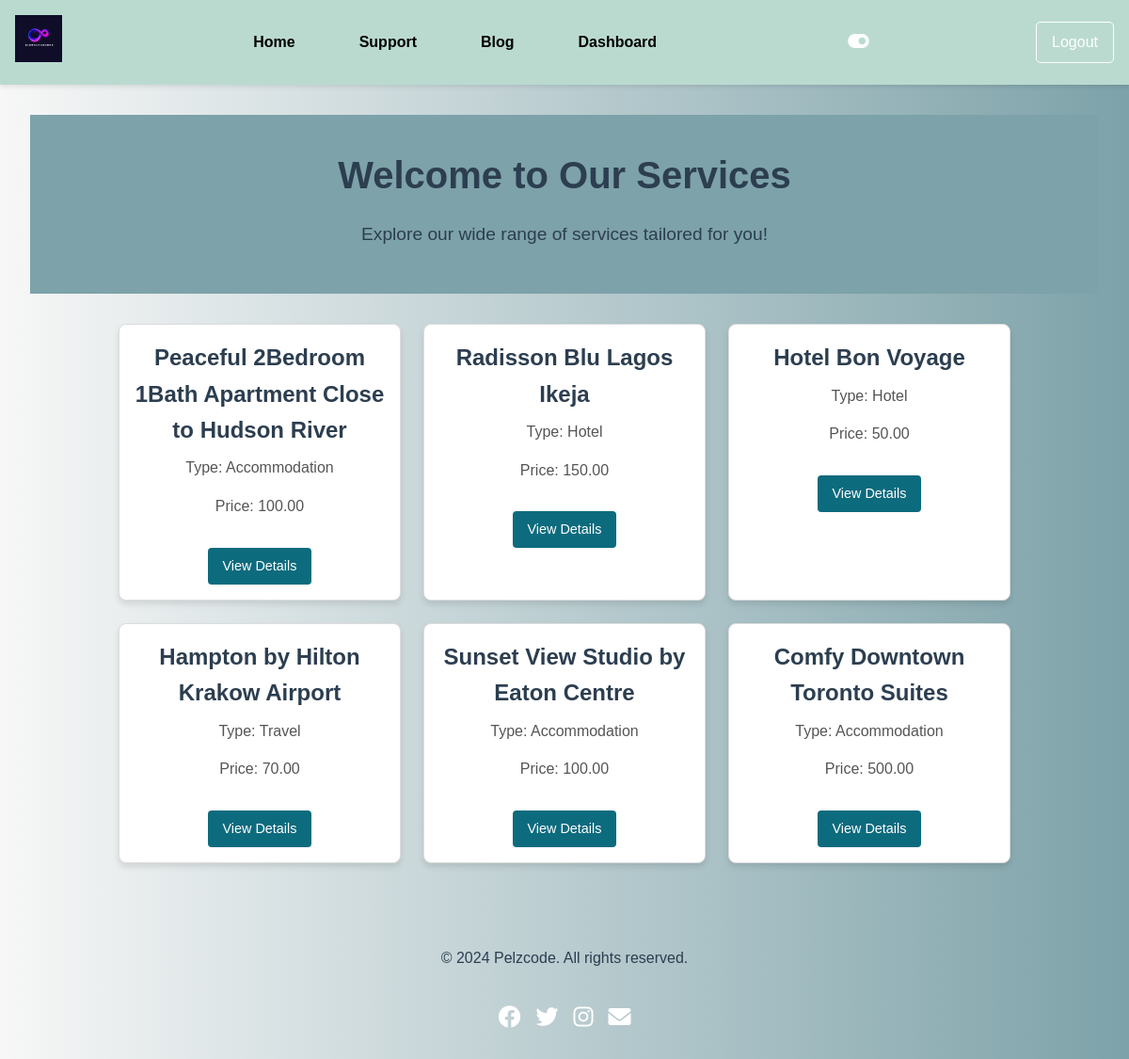
The app's page / (signed in) with its own data.
### book/models.py (models this page shows, shortened)
class Service(models.Model):
    SERVICE_TYPES = [
        ('Hotel', 'Hotel'),
        ('Accommodation', 'Accommodation'),
        ('Event', 'Event'),
        ('Travel', 'Travel'),
    ]
    name = models.CharField(max_length=100)
    service_type = models.CharField(choices=SERVICE_TYPES, max_length=50)
    description = models.TextField()
    location = models.CharField(max_length=200)
    price_per_unit = models.DecimalField(max_digits=10, decimal_places=2)
    availability = models.BooleanField(default=True)
    image = models.ImageField(upload_to='services/', blank=True, null=True)

### book/views.py (the view)
# urls.py: path('', views.home, name='home'),
@login_required
def home(request):
    services = Service.objects.all()
    return render(request, 'book/home.html', {'services': services})

### book/templates/book/home.html (shortened to what this page needs)
{% extends 'book/base.html' %}
{% block content %}
<div class="hero-section">
    <h1>Welcome to Our Services</h1>
    <p>Explore our wide range of services tailored for you!</p>
</div>
<div class="services-list">
    {% for service in services %}
    <div class="service-item">
        <h2>{{ service.name }}</h2>
        <p>Type: {{ service.service_type }}</p>
        <p>Price: {{ service.price_per_unit }}</p>
        <a href="{% url 'service_details' service.id %}" class="btn">View Details</a>
    </div>
    {% endfor %}
</div>
{% endblock %}

### book/templates/book/base.html (shortened to what this page needs)
{% load static %}
<!DOCTYPE html>
<html lang="en">
<head>
    <link rel="stylesheet" href="{% static 'css/styles.css' %}">
    <link href="https://cdnjs.cloudflare.com/ajax/libs/font-awesome/6.0.0-beta3/css/all.min.css" rel="stylesheet">
</head>
<body>
    <header>
        <nav>
            <div class="logo">
                <a href="{% url 'home' %}">
                    <img src="/static/images/event.png" alt="My Blog Logo">
                </a>
            </div>
            <ul class="nav-links" id="nav-links">
                {% if user.is_authenticated %}
                    <li><a href="{% url 'home' %}">Home</a></li>
                    <li><a href="{% url 'support_page' %}">Support</a></li>
                    <li><a href="{% url 'blog_list' %}">Blog</a></li>
                    <li><a href="{% url 'user_dashboard' %}">Dashboard</a></li>
                {% endif %}
            </ul>
            <div class="theme-switch">
                <button id="theme-toggle">
                    <i id="theme-icon" class="fa-solid fa-toggle-on"></i>
                </button>
            </div>
            <div class="auth-buttons">
                {% if user.is_authenticated %}
                    <a href="{% url 'logout' %}">Logout</a>
                {% else %}
                    <a href="{% url 'login' %}">Login</a>
                    <a href="{% url 'register' %}">Register</a>
                {% endif %}
            </div>
        </nav>
    </header>
    <main>
        {% block content %}{% endblock %}
    </main>
    <footer>
        <p>&copy; 2024 Pelzcode. All rights reserved.</p>
        <div>
            <div class="social-links">
                <a href="https://facebook.com" target="_blank" aria-label="Facebook">
                    <i class="fab fa-facebook"></i>
                </a>
                <a href="https://twitter.com" target="_blank" aria-label="Twitter">
                    <i class="fab fa-twitter"></i>
                </a>
                <a href="https://instagram.com" target="_blank" aria-label="Instagram">
                    <i class="fab fa-instagram"></i>
                </a>
                <a href="mailto:example@example.com" target="_blank" aria-label="Email">
                    <i class="fas fa-envelope"></i>
                </a>
            </div>
        </div>
    </footer>
</body>
</html>

### static/css/styles.css (style rules this page uses)
:root { --background-color: #f8f8f8; --text-color: #333; --hover-color: #007BFF; --button-bg: #007BFF; --button-color: #fff; --dark-background-color: #121212; --dark-text-color: #f8f8f8; --dark-hover-color: #BB86FC; --dark-button-bg: #BB86FC; --dark-button-color: #121212; }
* { margin: 0; padding: 0; box-sizing: border-box; }
body, ul, li, a { margin: 0; padding: 0; list-style: none; text-decoration: none; box-sizing: border-box; }
h1, h2, h3 { color: #333; }
a { color: #007BFF; text-decoration: none; }
.services-list { display: flex; flex-wrap: wrap; gap: 20px; justify-content: center; }
.service-item { background-color: #fff; border: 1px solid #ddd; border-radius: 5px; padding: 20px; width: 300px; text-align: center; box-shadow: 0 2px 5px rgba(0, 0, 0, 0.1); }
.service-item h2 { font-size: 1.5em; margin-bottom: 10px; }
.service-item p { margin-bottom: 15px; }
nav ul { display: flex; list-style: none; margin: 0; padding: 0; }
nav ul li { margin: 0 10px; }
nav ul li a { text-decoration: none; color: #333; font-size: 16px; font-weight: bold; transition: color 0.3s ease; }

### book/templates/book/base.html (style rules this page uses)
body { font-family: Arial, sans-serif; margin: 0; padding: 0; line-height: 1.6; background: linear-gradient(to right, #f7f7f7, #7da2a9); color: #000; transition: background-color 0.3s, color 0.3s; }
header { background-color: #badad0; color: #fff; padding: 1rem 0; box-shadow: 0 2px 5px rgba(0, 0, 0, 0.1); }
nav { display: flex; justify-content: space-between; align-items: center; padding: 0 1rem; position: relative; }
.logo img { height: 50px; }
.nav-links li { color: #000; }
ul.nav-links { list-style: none; display: flex; gap: 1rem; margin: 0; padding: 0; }
ul.nav-links li a { color: black; text-decoration: none; padding: 0.5rem 1rem; border-radius: 5px; transition: background-color 0.3s; }
.auth-buttons { display: flex; gap: 1rem; }
.auth-buttons a { display: flex; color: #fff; text-decoration: none; border: 1px solid #fff; padding: 0.5rem 1rem; border-radius: 5px; transition: all 0.3s; }
.theme-switch { display: flex; align-items: center; gap: 0.5rem; }
.theme-switch button { background-color: transparent; color: #fff; border: none; cursor: pointer; font-size: 20px; transition: color 0.3s; }
main { padding: 2rem; }
footer { text-align: center; padding: 1.5rem 0; background: linear-gradient(to right, #f7f7f7, #7da2a9); color: #fff; display: flex; flex-direction: column; align-items: center; gap: 1rem; }
.social-links { display: flex; gap: 1rem; }
.social-links a { color: #fff; font-size: 1.5rem; transition: color 0.3s; }

### book/templates/book/home.html (style rules this page uses)
body { font-family: Arial, sans-serif; line-height: 1.6; margin: 0; padding: 0; background-color: #f4f4f9; color: #333; }
h1, h2 { margin-bottom: 1rem; color: #2c3e50; }
p { margin-bottom: 1rem; color: #2c3e50; }
.hero-section { text-align: center; padding: 2rem 1rem; background-color: #7da2a9; color: #fff; }
.hero-section h1 { font-size: 2.5rem; }
.hero-section p { font-size: 1.2rem; }
.services-list { display: flex; flex-wrap: wrap; justify-content: center; gap: 1.5rem; padding: 2rem 1rem; }
.service-item { background: #fff; border: 1px solid #ddd; border-radius: 8px; padding: 1rem; width: 100%; max-width: 300px; text-align: center; box-shadow: 0 4px 6px rgba(0, 0, 0, 0.1); transition: transform 0.3s ease, box-shadow 0.3s ease; }
.service-item h2 { font-size: 1.5rem; margin-bottom: 0.5rem; }
.service-item p { font-size: 1rem; color: #555; }
.service-item .btn { display: inline-block; text-decoration: none; background-color: #0d6b7e; color: #fff; padding: 0.5rem 1rem; border-radius: 4px; transition: background-color 0.3s ease; font-size: 0.9rem; margin-top: 1rem; }

### records on screen
Service: name "Peaceful 2Bedroom 1Bath Apartment Close to Hudson River", service_type "Accommodation", price_per_unit "100.00"
Service: name "Radisson Blu Lagos Ikeja", service_type "Hotel", price_per_unit "150.00"
Service: name "Hotel Bon Voyage", service_type "Hotel", price_per_unit "50.00"
Service: name "Hampton by Hilton Krakow Airport", service_type "Travel", price_per_unit "70.00"
Service: name "Sunset View Studio by Eaton Centre", service_type "Accommodation", price_per_unit "100.00"
Service: name "Comfy Downtown Toronto Suites", service_type "Accommodation", price_per_unit "500.00"
